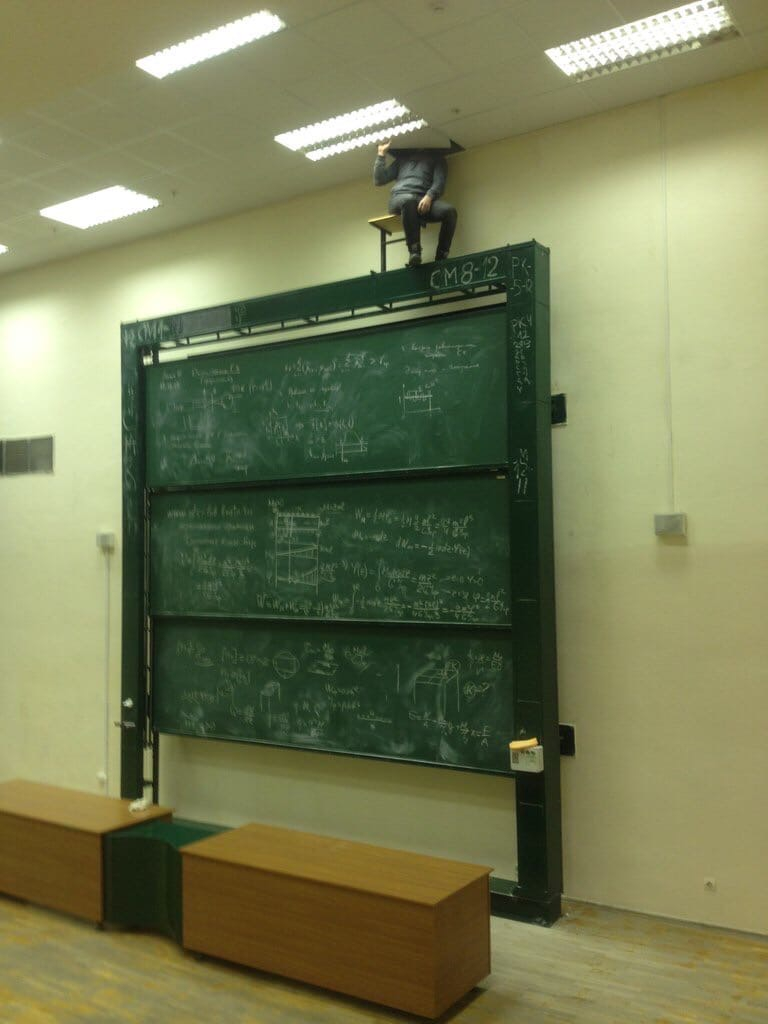
#> input picture lab7/1.jpg, 768 x 1024 px
$ python lab73.py
#> lines starting #> are read from the running program, lines starting #| are printed output that depends on the picture
from PIL import Image, ImageFilter
f = ["1.jpg", "2.jpg", "3.jpg", "4.jpg", "sobaken.jpg"]
for f1 in f:
    f=Image.open(f1)
#> f is the input picture: PIL image 768x1024 RGB; mean R, G, B 118.7, 123.8, 84.8
    f = f.filter(ImageFilter.CONTOUR)
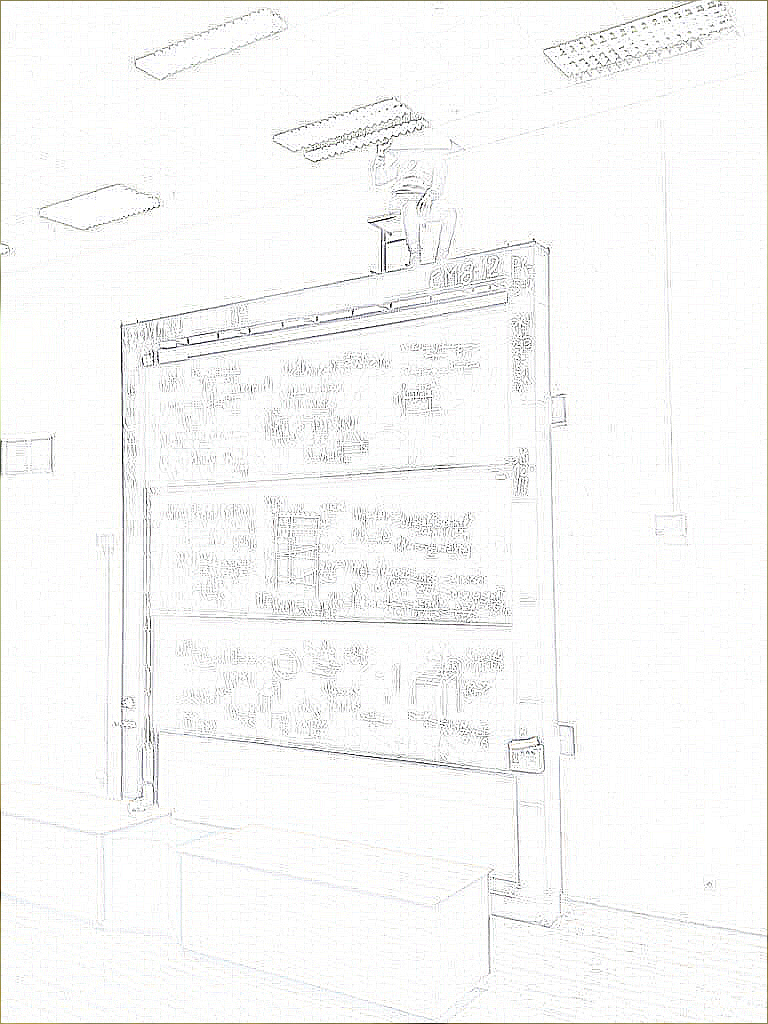
#> f: PIL image 768x1024 RGB; mean R, G, B 248.3, 248.4, 247.9
    f.show()
    f.save("photo/1" + f1)
#> pass 2 of the loop `for f1 in f:`:
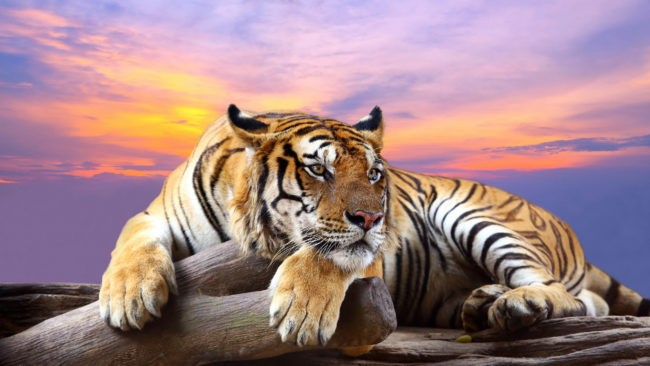
#> input picture lab7/2.jpg, 650 x 366 px
#> f is the input picture: PIL image 650x366 RGB; mean R, G, B 162, 131.5, 135.9
#> `f = f.filter(ImageFilter.CONTOUR)`:
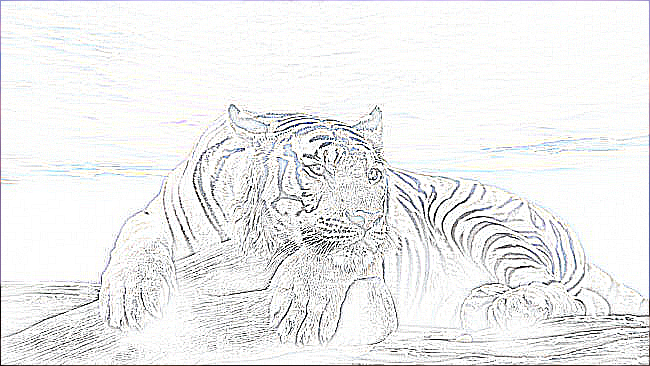
#> f: PIL image 650x366 RGB; mean R, G, B 238.1, 238.4, 238.5
#> pass 3 of the loop `for f1 in f:`:
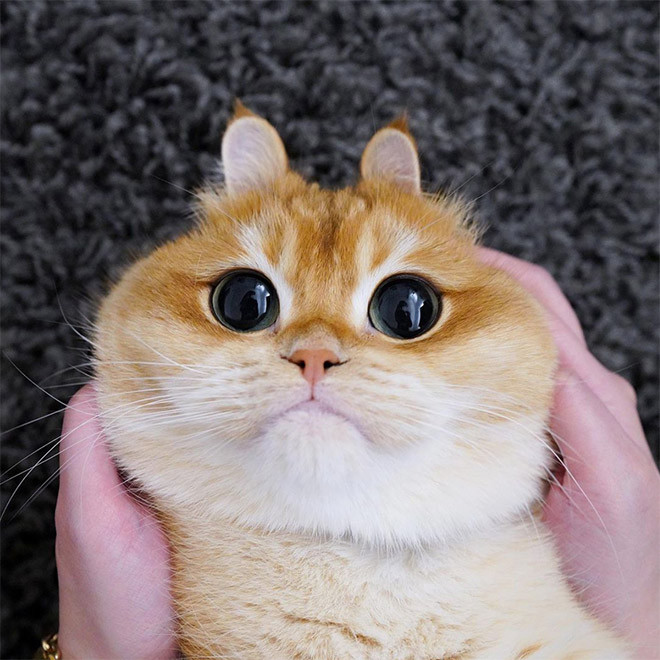
#> input picture lab7/3.jpg, 660 x 660 px
#> f is the input picture: PIL image 660x660 RGB; mean R, G, B 130.3, 118.2, 116
#> `f = f.filter(ImageFilter.CONTOUR)`:
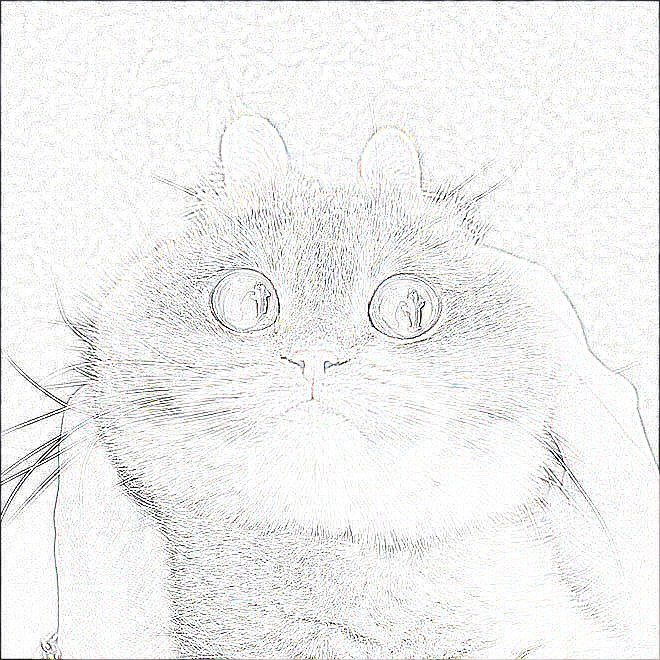
#> f: PIL image 660x660 RGB; mean R, G, B 240.7, 240.8, 240.4
#> the loop made 5 passes; the first 3 are shown
